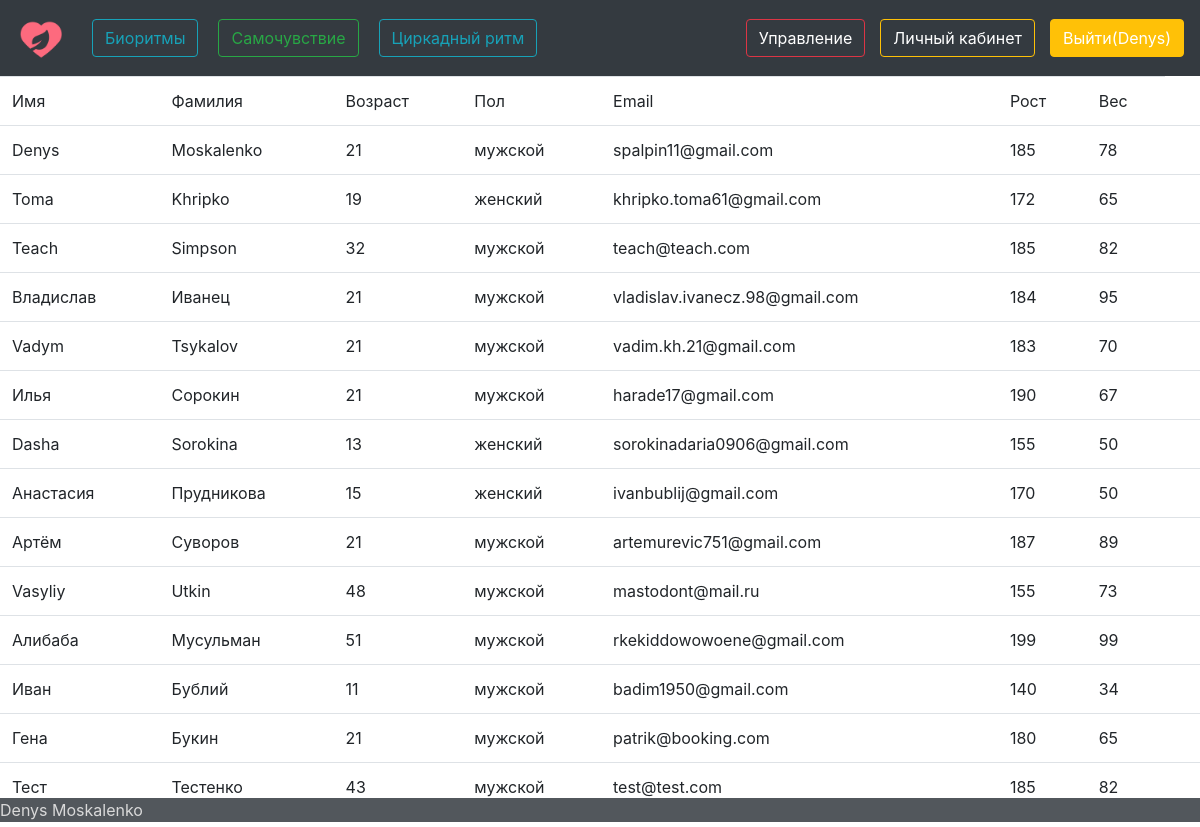
The app's page /ivents (signed in), older data.
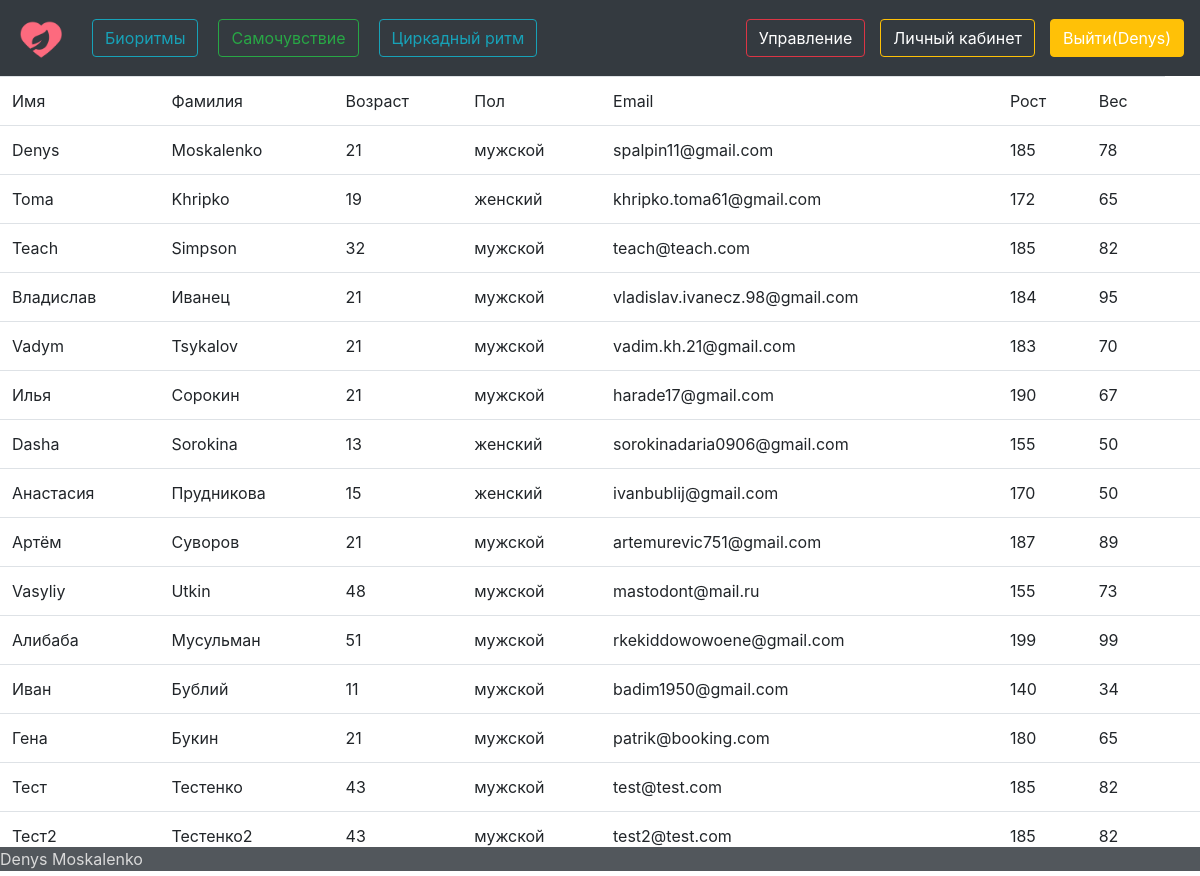
The same page, newer data.
### afront/models.py (models this page shows, shortened)
class Human(models.Model):
    name = models.CharField(max_length=50, verbose_name='Имя')
    surname = models.CharField(max_length=50, verbose_name='Фамилия')
    email = models.EmailField(max_length=50)
    phone = models.PositiveSmallIntegerField()
    age = models.PositiveSmallIntegerField()
    genders = (
        ('мужской', 'мужской'),
        ('женский', 'женский'),
    )
    gender = models.CharField(max_length=10, choices=genders)
    height = models.PositiveSmallIntegerField()
    weight = models.PositiveSmallIntegerField()
    hronoType = models.CharField(max_length=30)

### afront/views.py (the view)
# urls.py: path('ivents', views.Ivent.as_view()),
class Ivent(TemplateView):
    template_name = 'ivent.html'
    def get(self, request):
        if request.user.is_authenticated:
            all_employees = Human.objects.all()
            ctx = {'all_employees': all_employees,
                   }
            return render(request, self.template_name, ctx)
        else:
            return render(request, self.template_name, {})

### afront/templates/ivent.html (shortened to what this page needs)
{% extends 'main.html' %}
{% block content %}
{% if user.is_authenticated%}
<table class="table table-hover">
 <thead class="thead-dark">
    <tr>
        <td>Имя</td>
        <td>Фамилия</td>
        <td>Возраст</td>
        <td>Пол</td>
        <td>Email</td>
        <td>Рост</td>
        <td>Вес</td>
    </tr>
  </thead>
  <tbody>
    <tr>
        {% for human in all_employees%}
        <td>{{human.name}}</td>
        <td>{{human.surname}}</td>
        <td>{{human.age}}</td>
        <td>{{human.gender}}</td>
        <td>{{human.email}}</td>
        <td>{{human.height}}</td>
        <td>{{human.weight}}</td>
        <td>{{human.phys}}</td>
    </tr>
  {%endfor%}
  </tbody>
</table>
{%endif%}
{% endblock %}

Row changes from the older to the newer data that the page shows:
added Human: name "Тест2", surname "Тестенко2", age "43", gender "мужской", email "test2@test.com", height "185", weight "82"
